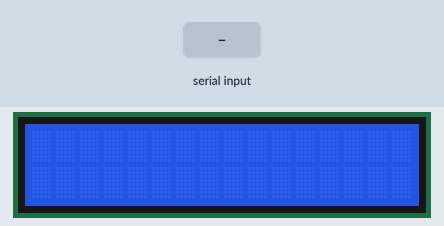
Simulated run of this sketch. Board: Arduino Uno, built with avr-gcc and run on an emulated ATmega328P. Parts: 16×2 character LCD. The inputs (shaded band) are chosen by the test bench.

Above: at 1.2 s.
1.3 s: "1\n" received over Serial
At 2.5 s:
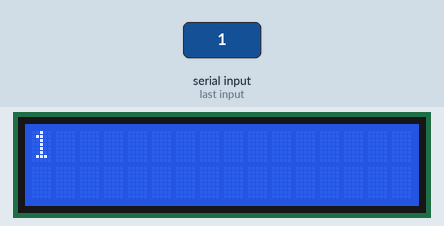
2.8 s: "0\n" received over Serial
At 3.8 s:
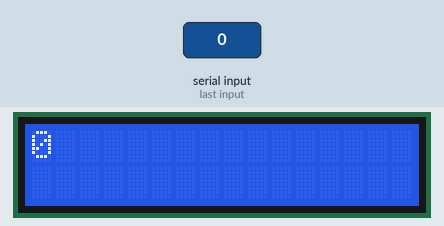
4.3 s: "2\n" received over Serial
At 4.9 s:
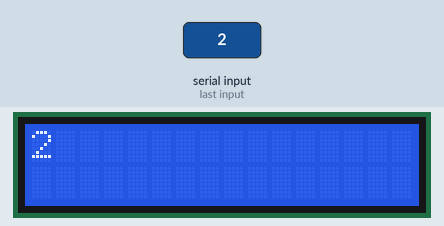
Timing chart, 0 to 7.3 s (numbered marks = the images above; inputs shaded):
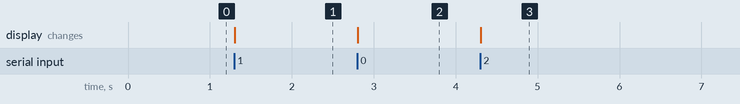

Measured:
- after the input at 1.3 s, the display: changes at once (image 1)
- after the input at 2.8 s, the display: changes at once (image 2)
- after the input at 4.3 s, the display: changes at once (image 3)

The sketch:

script.ino
```cpp
/* LINGUAGEM C */

#include <LiquidCrystal.h> // carrega a biblioteca do display LCD.
#define Luz_Fundo  4 // informa pino da luz de fundo.
LiquidCrystal lcd(12, 11, 5, 4, 3, 2); // informa os pinos de conexão.

void setup()
{
    lcd.begin(16, 2); // informa o tamanho do display.
    pinMode(Luz_Fundo, OUTPUT); // define este como pino de saida.
    digitalWrite(Luz_Fundo, HIGH); // libera energia para acender o display.
    Serial.begin(9600); // abre a serial na velocidade 9600.
}

void loop()
{
    String palavra = "";
    while(Serial.available() > 0) // enquanto a serial tiver linha não-vazia.
        palavra = Serial.readStringUntil('\n'); // lê a linha da serial.

    if (palavra != ""){ // verifica se não é uma string vazia.
        lcd.clear(); // apaga strings do display.
        lcd.setCursor(0,0); // move cursor para a posição 0x0.
        lcd.print(palavra); // imprime string no display.
    }
}
```
